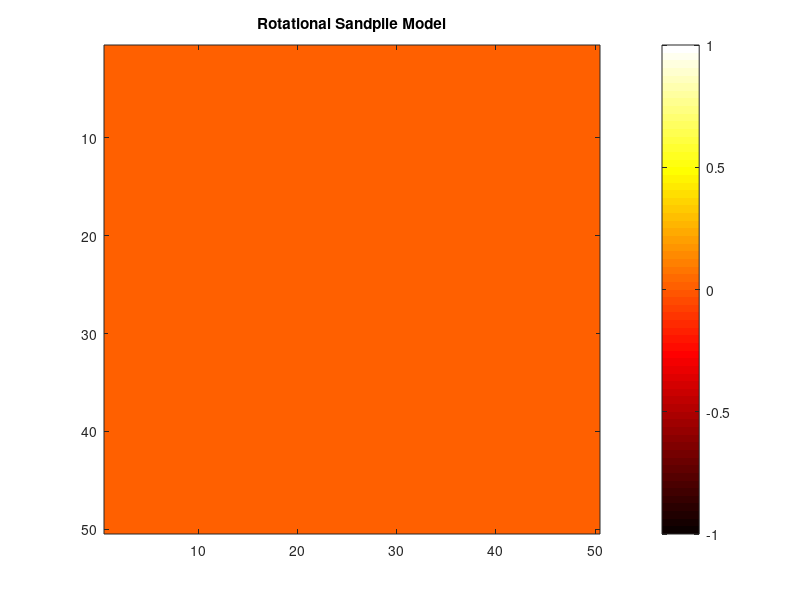

Here is the MATLAB script that generated this plot: (Note: this script raises an error after producing the figure.)
clc;clear;close all;
% Parameters
L = 50;              % Grid size (LxL)
n_iterations = 1000; % Number of iterations

% Initialize grid with all zeros
grid = zeros(L);

% Function to check if a cell is unstable
is_unstable = @(x, y) grid(x, y) >= 4;

% Directions for rotation (right, down, left, up)
dx = [0, 1, 0, -1];
dy = [1, 0, -1, 0];

% Perform the rotational sandpile dynamics
for iteration = 1:n_iterations
    % Select a random site
    x = randi(L);
    y = randi(L);
    
    % Topple the site if it's unstable
    while is_unstable(x, y)
        grid(x, y) = grid(x, y) - 4;
        
        % Rotate the grains to neighboring sites
        for dir = 1:4
            nx = x + dx(dir);
            ny = y + dy(dir);
            
            if nx >= 1 && nx <= L && ny >= 1 && ny <= L
                grid(nx, ny) = grid(nx, ny) + 1;
            end
        end
    end
end

% Visualization (you can use any method you prefer)
imagesc(grid);
colormap('hot');
colorbar;
title('Rotational Sandpile Model');
This code should correctly implement the rotational aspect of the Rotational Sandpile Model by rotating grains to neighboring sites in a clockwise direction when a site becomes unstable.





